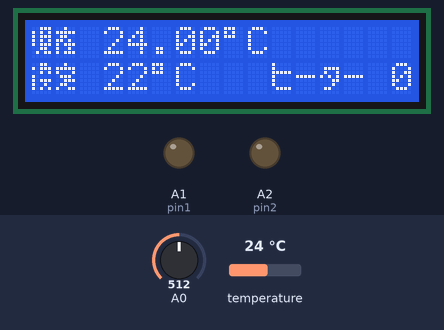
Recording of a sketch running on a simulated Arduino Uno, built with avr-gcc and run on an emulated ATmega328P. Shown: 16×2 character LCD, output pins drawn as LEDs (lit = HIGH). Dashed ring = blinking. Inputs (shaded band) come from the test bench; at power-on: temperature 24 °C, A0 = 512. No radio packets arrive unless stated.

Above: at 3.3 s.
3.4 s: temperature set to 10.4 °C
At 4.1 s:
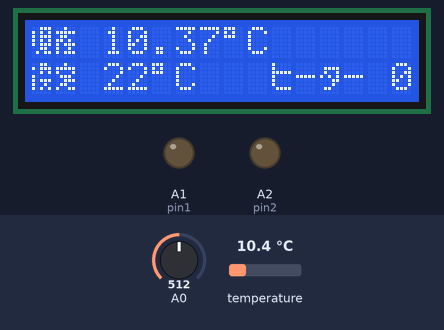
4.9 s: temperature set to 9.4 °C
At 5.6 s:
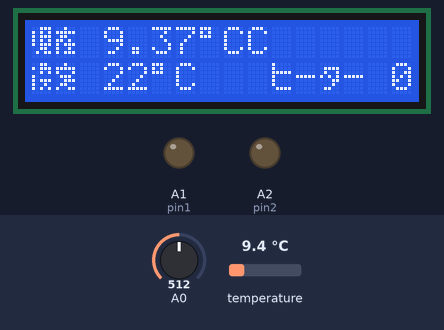
6.5 s: A0 set to 68
At 7.51 s:
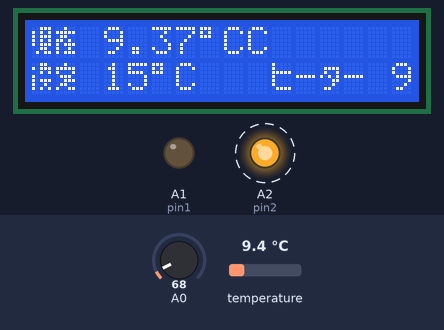
9.5 s: A0 set to 57
At 9.8 s:
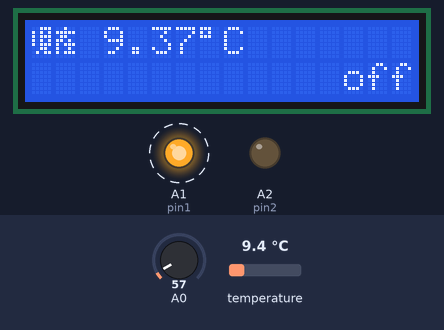
11.3 s: A0 set to 115
At 12.2 s:
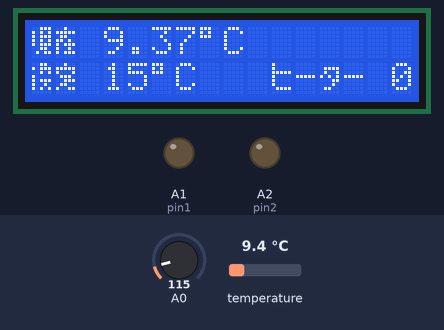
13.4 s: A0 set to 135
At 14.35 s:
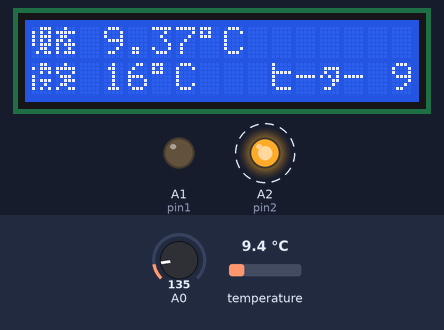
Timing chart, 0 to 17.4 s (numbered marks = the images above; inputs shaded):
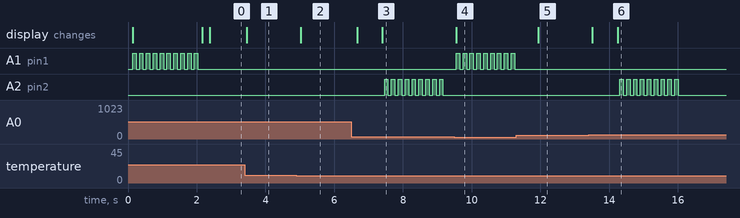

The sketch:

Thermostat_temperature.ino
```cpp
#include <OneWire.h>

// DS18S20 Temperature chip i/o
OneWire ds(9);  // on pin 9

 int HighByte, LowByte, TReading, SignBit, Tc_100, Whole, Fract;
  byte i;
  byte present = 0;
  byte data[12];
  byte addr[8];


// include the library code:
#include <LiquidCrystal.h>
#include <VirtualWire.h>
// initialize the library with the numbers of the interface pins
LiquidCrystal lcd(7, 8, 5, 4, 3, 2);

int pin1 = A1;
int pin2 = A2;
#define PUSHTIME 100
#define WAITTIME 100

int heaterSetting = 0;
int currentSetting = 0;
double timer = 0;
int targetTemp = 20;
int previousTemp = 20;
double sampletime = 60*1000;//in ms. period between PID updates and heater resettings

#define TIMEUP 200 //how many timer updates till we do PID and change temperature
#define SENDTIMEUP 10 //ho often to send the same command over and over for redundancy
#define DELAYTIME 200 //between screen updates

#define CALIBRATEINTERVAL 1000
int calibratetimer = 0;

#include <PID_v1.h>

//Define Variables we'll be connecting to
double Setpoint, Input, Output;

//Specify the links and initial tuning parameters
double P = 2;
double I = 5;
double D = 1;
PID myPID(&Input, &Output, &Setpoint,P ,I,D, DIRECT);


byte char1[8] = {//現
  B00111,
  B10101,
  B10111,
  B10101,
  B10111,
  B00110,
  B01011,
};

byte char2[8] = {//在
  B00100,
  B11111,
  B01100,
  B11010,
  B10111,
  B10010,
  B10111,
};

byte char3[8] = {
  B00110,//設
  B10111,
  B00101,
  B10000,
  B10111,
  B10010,
  B10101,
};

byte char4[8] = {
  B00100,//定
  B11111,
  B10001,
  B01110,
  B00111,
  B01100,
  B10011,
};

byte char5[8] = {
  B11111,//dou
  B10001,
  B11111,
  B10001,
  B11101,
  B11101,
  B10011,
};

byte char6[8] = {
  B01011,//ki
  B01011,
  B11011,
  B11011,
  B11011,
  B11011,
  B11101,
};

byte char7[8] = {
  B00100,//naka
  B11111,
  B10101,
  B10101,
  B11111,
  B00100,
  B00100,
};

byte char8[8] = {
  B00000,//antenna
  B01110,
  B10001,
  B10101,
  B01010,
  B00000,
  B00100,
};

void setup(void) {


  // initialize inputs/outputs
  // start serial port
  // set up the LCD's number of columns and rows:
  lcd.begin(16, 2);
  // Print a message to the LCD.
  //lcd.print("hello, world!");

  Serial.begin(9600);

  pinMode(A0, INPUT);

  pinMode(pin1, OUTPUT);
  pinMode(pin2, OUTPUT);

  lcd.createChar(0, char1);
  lcd.createChar(1, char2);
  lcd.createChar(2, char3);
  lcd.createChar(3, char4);
  lcd.createChar(4, char5);
  lcd.createChar(5, char6);
  lcd.createChar(6, char7);
    lcd.createChar(7, char8);

  //initialize the variables we're linked to
  Input = 2000;
  Setpoint = targetTemp*100;

  //turn the PID on
  myPID.SetMode(AUTOMATIC);
  //myPID.SetSampleTime(sampletime);//ms. This is every half a second
  myPID.SetOutputLimits(0,900);
  myPID.SetTunings(P, I, D);

  vw_set_ptt_inverted(true);  // Required by the RF module
  vw_setup(2000);            // bps connection speed
  vw_set_tx_pin(12);         // Arduino pin to connect the receiver data pin
  vw_set_rx_pin(11);
  vw_set_ptt_pin(10);

  calibrateNow();
  lcd.clear();
}

void loop(void) {


  ds.reset_search();
  if ( !ds.search(addr)) {
      //Serial.print("No more addresses.\n");
      ds.reset_search();
      return;
  }

  /*Serial.print("R=");
  for( i = 0; i < 8; i++) {
    Serial.print(addr[i], HEX);
    Serial.print(" ");
  }

  if ( OneWire::crc8( addr, 7) != addr[7]) {
      Serial.print("CRC is not valid!\n");
      return;
  }

  if ( addr[0] == 0x10) {
      Serial.print("Device is a DS18S20 family device.\n");
  }
  else if ( addr[0] == 0x28) {
      Serial.print("Device is a DS18B20 family device.\n");
  }
  else {
      Serial.print("Device family is not recognized: 0x");
      Serial.println(addr[0],HEX);
      return;
  }*/

  ds.reset();
  ds.select(addr);
  ds.write(0x44,1);         // start conversion, with parasite power on at the end

  delay(DELAYTIME);     // maybe 750ms is enough, maybe not
  // we might do a ds.depower() here, but the reset will take care of it.

  present = ds.reset();
  ds.select(addr);
  ds.write(0xBE);         // Read Scratchpad

  //Serial.print("P=");
  //Serial.print(present,HEX);
  //Serial.print(" ");
  for ( i = 0; i < 9; i++) {           // we need 9 bytes
    data[i] = ds.read();
    //Serial.print(data[i], HEX);
    //Serial.print(" ");
  }
//  Serial.print(" CRC=");
//  Serial.print( OneWire::crc8( data, 8), HEX);
//  Serial.println();

  LowByte = data[0];
  HighByte = data[1];
  TReading = (HighByte << 8) + LowByte;
  SignBit = TReading & 0x8000;  // test most sig bit
  if (SignBit) // negative
  {
    TReading = (TReading ^ 0xffff) + 1; // 2's comp
  }
  Tc_100 = (6 * TReading) + TReading / 4;    // multiply by (100 * 0.0625) or 6.25

  Whole = Tc_100 / 100;  // separate off the whole and fractional portions
  Fract = Tc_100 % 100;

  previousTemp = targetTemp;
  targetTemp = map(analogRead(A0),0,1000,14,30);
  if (targetTemp == 14) { //turn off
    //write just the current temp
    lcd.clear();
    lcd.setCursor(0,0);

    //Serial.print(Whole);
  //  Serial.print(".");
    lcd.write(byte(0));//現在
    lcd.write(byte(1));
    lcd.write(' ');
    if (SignBit) // If its negative
    {
       lcd.print("-");
    }
    lcd.print(Whole);
    lcd.print(".");
    if (Fract < 10)
    {
       lcd.print("0");
    }
    //Serial.print(Fract);
    lcd.print(Fract);
    //lcd.write(' ');
    //lcd.write(byte(4));
    lcd.print((char)B11011111);//degree symbol
    lcd.print("C");

    //and then the word OFF
    lcd.setCursor(13,2);
    lcd.print("off");

    heaterSetting = 0;
    setTemp();//bring down to 0

    vw_send((uint8_t *) "0", 1); //send 0 to receiver a few times for redundancy
    vw_wait_tx();        // We wait to finish sending the message
    delay(100);
    vw_send((uint8_t *) "0", 1); //send 0 to receiver a few times for redundancy
    vw_wait_tx();        // We wait to finish sending the message
    delay(100);
    vw_send((uint8_t *) "0", 1); //send 0 to receiver a few times for redundancy
    vw_wait_tx();        // We wait to finish sending the message

    do {          //wait until setting changes
        delay(DELAYTIME);
        targetTemp = map(analogRead(A0),0,1000,14,30);
    } while (targetTemp == 14);
  }

  updateScreen();

  if (previousTemp != targetTemp && timer < TIMEUP - 2) { //if setting has changed, advande timer to at most 2 remaining
    timer = TIMEUP - 2;
  }

  if (timer++ > TIMEUP) { //if timer is up or temp setting has changed
    if (calibratetimer++ > CALIBRATEINTERVAL) {
      calibrateNow();

    }


    Input = (double)Tc_100;
    Setpoint = (double) (targetTemp * 100);
    myPID.Compute();
    heaterSetting = Output/100;

    updateScreen();

    timer = 0;

//    lcd.setCursor(15,0);
//    lcd.write(byte(7));//antenna symbol
//
    char buf[10];
    vw_send((uint8_t *) itoa(heaterSetting, buf, 10), 1);
    vw_wait_tx();        // We wait to finish sending the message

//    delay(DELAYTIME);
//    lcd.setCursor(15,0);
//    lcd.write(' ');//clear the antenna symbol off
//
    setTemp();
  }
  if ((int)timer % SENDTIMEUP == 0) {//even before timeup come up, send the same command over and over for redundancy
    char buf[10];
    vw_send((uint8_t *) itoa(heaterSetting, buf, 10), 1);
    vw_wait_tx();        // We wait to finish sending the message
  }
}

void calibrateNow() {
  //first send message to receiver to calibrate

  vw_send((uint8_t *) "C", 1);
  vw_wait_tx();        // We wait to finish sending the message
  lcd.clear();
  /*lcd.clear();
  lcd.setCursor(0,0);
  lcd.print("  Calibrating");
  lcd.setCursor(0,1);
  lcd.print(" heater setting");*/
  lcd.setCursor(3,0);
  lcd.write((char)B11001011);//hi
  lcd.write('-');
  lcd.write((char)B11000000);//ta
  lcd.write('-');
  lcd.write(byte(2));//設定
  lcd.write(byte(3));
  lcd.write(byte(4));//同期中
  lcd.write((char)B10110111);//ki
  lcd.write(byte(6));
  for (int i = 0; i < 10; i++) {
    push(1); //push down 10 times
  }
  currentSetting = 0; //we are now sure the current setting has to be 0.
  setTemp(); //go back to normal operation
  lcd.clear();
  updateScreen();
}

void setTemp() {
  while (currentSetting < heaterSetting) {
    push(2); //push up
    currentSetting++; //temp rises by 1
  }
  while (currentSetting > heaterSetting) {
    push(1); //push down
    currentSetting--; //temp falls by 1
  }
}

void push(int button) {
  if (button == 1) {
       digitalWrite(pin1, HIGH);
       delay(PUSHTIME);
       digitalWrite(pin1, LOW);
       delay(WAITTIME);
  } else if (button == 2) {
       digitalWrite(pin2, HIGH);
       delay(PUSHTIME);
       digitalWrite(pin2, LOW);
       delay(WAITTIME);
  }
}

void updateScreen() {
  lcd.setCursor(0,0);

  //Serial.print(Whole);
//  Serial.print(".");
  lcd.write(byte(0));//現在
  lcd.write(byte(1));
  lcd.write(' ');
  if (SignBit) // If its negative
  {
     lcd.print("-");
  }

  lcd.print(Whole);
  lcd.print(".");
  if (Fract < 10)
  {
     lcd.print("0");
  }
  //Serial.print(Fract);
  lcd.print(Fract);
  //lcd.write(' ');
  //lcd.write(byte(4));
  lcd.print((char)B11011111);//degree symbol
  lcd.print("C");

  lcd.setCursor(0,1);
  lcd.write(byte(2));//設定
  lcd.write(byte(3));
  lcd.write(' ');
  lcd.print(String(targetTemp));
  //lcd.print(" ");
  //lcd.write(byte(4));
  lcd.print((char)B11011111);//degree symbol
  lcd.print("C");

  lcd.setCursor(10,1);
  lcd.write((char)B11001011);//hi
  lcd.write('-');
  lcd.write((char)B11000000);//ta
  lcd.write('-');
  lcd.write(' ');
  lcd.print(heaterSetting);

  //Serial.print("\n");
}
```

Measured:
- the behaviour switches between 10 and 9.9 °C on temperature (found by bisection; images 1 and 2)
- the behaviour switches between 63 and 62 on A0 (found by bisection; images 3 and 4)
- the behaviour switches between 124 and 125 on A0 (found by bisection; images 5 and 6)
- after the input at 3.4 s, the display: changes after 0.05 s (image 1)
- after the input at 4.9 s, the display: changes after 0.13 s (image 2)
- after the input at 6.5 s, A2 (pin2): alternates HIGH for 0.10 s and LOW for 0.10 s, starting after 0.96 s; the display: first changes after 0.17 s (image 3 shows a later state)
- after the input at 9.5 s, A1 (pin1): alternates HIGH for 0.10 s and LOW for 0.10 s, starting after 0.05 s; the display: changes after 0.05 s (image 4)
- after the input at 11.3 s, the display: changes after 0.63 s (image 5)
- after the input at 13.4 s, A2 (pin2): alternates HIGH for 0.10 s and LOW for 0.10 s, 18 changes in all, then stays LOW, starting after 0.91 s; the display: first changes after 0.11 s (image 6 shows a later state)
